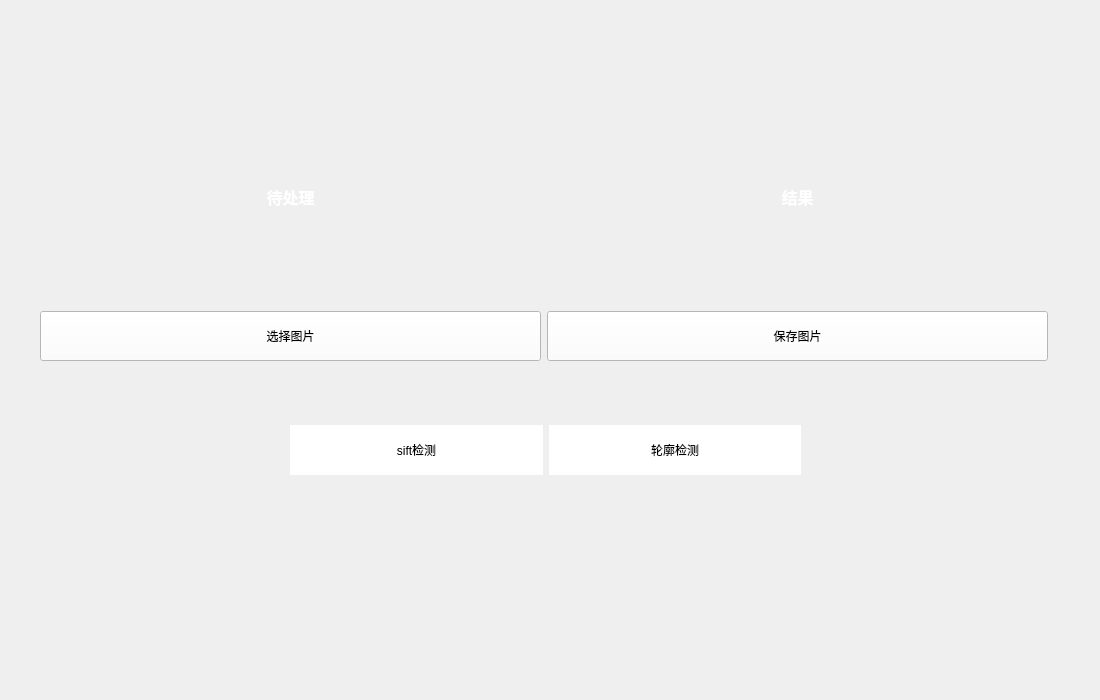
<?xml version="1.0" encoding="UTF-8"?>
<ui version="4.0">
 <class>Formwin6</class>
 <widget class="QWidget" name="Formwin6">
  <property name="geometry">
   <rect>
    <x>0</x>
    <y>0</y>
    <width>1100</width>
    <height>700</height>
   </rect>
  </property>
  <property name="minimumSize">
   <size>
    <width>1100</width>
    <height>700</height>
   </size>
  </property>
  <property name="maximumSize">
   <size>
    <width>1100</width>
    <height>700</height>
   </size>
  </property>
  <property name="windowTitle">
   <string>Form</string>
  </property>
  <widget class="QWidget" name="layoutWidget">
   <property name="geometry">
    <rect>
     <x>40</x>
     <y>90</y>
     <width>1008</width>
     <height>271</height>
    </rect>
   </property>
   <property name="minimumSize">
    <size>
     <width>500</width>
     <height>0</height>
    </size>
   </property>
   <layout class="QGridLayout" name="gridLayout">
    <item row="0" column="1">
     <widget class="QLabel" name="label_jieguo">
      <property name="minimumSize">
       <size>
        <width>500</width>
        <height>0</height>
       </size>
      </property>
      <property name="styleSheet">
       <string notr="true"/>
      </property>
      <property name="text">
       <string>&lt;html&gt;&lt;head/&gt;&lt;body&gt;&lt;p align=&quot;center&quot;&gt;&lt;span style=&quot; font-size:12pt; font-weight:600; color:#ffffff;&quot;&gt;结果&lt;/span&gt;&lt;/p&gt;&lt;/body&gt;&lt;/html&gt;</string>
      </property>
     </widget>
    </item>
    <item row="0" column="0">
     <widget class="QLabel" name="label_daichuli">
      <property name="minimumSize">
       <size>
        <width>500</width>
        <height>0</height>
       </size>
      </property>
      <property name="styleSheet">
       <string notr="true"/>
      </property>
      <property name="text">
       <string>&lt;html&gt;&lt;head/&gt;&lt;body&gt;&lt;p align=&quot;center&quot;&gt;&lt;span style=&quot; font-size:12pt; font-weight:600; color:#ffffff;&quot;&gt;待处理&lt;/span&gt;&lt;/p&gt;&lt;/body&gt;&lt;/html&gt;</string>
      </property>
     </widget>
    </item>
    <item row="1" column="0">
     <widget class="QPushButton" name="pushButton_load">
      <property name="minimumSize">
       <size>
        <width>500</width>
        <height>50</height>
       </size>
      </property>
      <property name="styleSheet">
       <string notr="true">background-color: rgb(255, 255, 255);</string>
      </property>
      <property name="text">
       <string>选择图片</string>
      </property>
     </widget>
    </item>
    <item row="1" column="1">
     <widget class="QPushButton" name="pushButton_save">
      <property name="minimumSize">
       <size>
        <width>400</width>
        <height>50</height>
       </size>
      </property>
      <property name="styleSheet">
       <string notr="true">background-color: rgb(255, 255, 255);</string>
      </property>
      <property name="text">
       <string>保存图片</string>
      </property>
     </widget>
    </item>
   </layout>
  </widget>
  <widget class="QWidget" name="layoutWidget">
   <property name="geometry">
    <rect>
     <x>290</x>
     <y>400</y>
     <width>511</width>
     <height>101</height>
    </rect>
   </property>
   <layout class="QHBoxLayout" name="horizontalLayout">
    <item>
     <widget class="QPushButton" name="pushButton_sift">
      <property name="minimumSize">
       <size>
        <width>80</width>
        <height>50</height>
       </size>
      </property>
      <property name="styleSheet">
       <string notr="true">border-radius:30px;
background-color: rgb(255, 255, 255);</string>
      </property>
      <property name="text">
       <string>sift检测</string>
      </property>
     </widget>
    </item>
    <item>
     <widget class="QPushButton" name="pushButton_lunkuo">
      <property name="minimumSize">
       <size>
        <width>80</width>
        <height>50</height>
       </size>
      </property>
      <property name="styleSheet">
       <string notr="true">border-radius:30px;background-color: rgb(255, 255, 255);</string>
      </property>
      <property name="text">
       <string>轮廓检测</string>
      </property>
     </widget>
    </item>
   </layout>
  </widget>
 </widget>
 <resources/>
 <connections/>
</ui>
